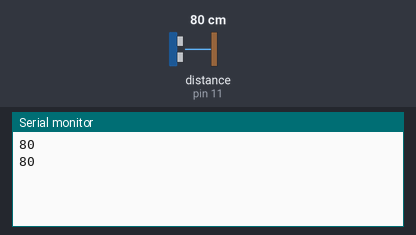
This sketch was run on a simulated Arduino Uno, built with avr-gcc and run on an emulated ATmega328P. Parts: the last lines printed to the serial monitor. Wiring (inferred from the names in the program): ultrasonic range finder: trigger pin 12; echo pin 11. The inputs (shaded band) are chosen by the test bench; at power-on: distance to the obstacle (sensor on pin 11) 80 cm. The echo pulse lasts 58.3 µs per cm.

Above: at 1.8 s.
1.9 s: distance to the obstacle (sensor on pin 11) set to 2 cm
At 2.4 s:
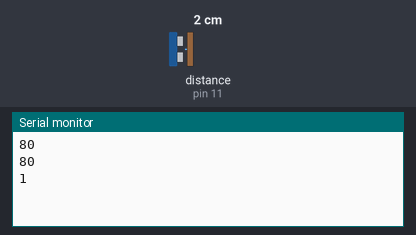
3.4 s: distance to the obstacle (sensor on pin 11) set to 4 cm
At 4.8 s:
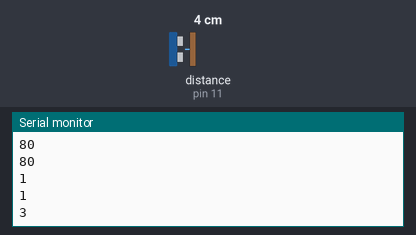
Timing chart, 0 to 6.4 s (numbered marks = the images above; inputs shaded):
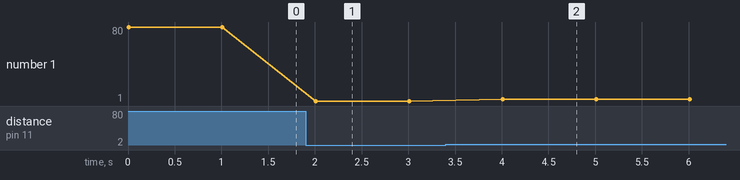

Measured:
- after the input at 1.9 s, the serial monitor: prints a new line after 0.11 s (image 1)
- after the input at 3.4 s, the serial monitor: prints a new line after 0.61 s (image 2)
- plotted number 1: 80 → 1 after the input at 1.9 s, 1 → 3 after the input at 3.4 s

The sketch:

ultrasonic_sensor_sr04_test2.ino
```cpp
#define trig 12
#define echo 11
long duration, distance;
void setup() {
  // put your setup code here, to run once:
  pinMode(trig, OUTPUT);
  pinMode(echo, INPUT);
  //pinMode(trig, OUTPUT);
  Serial.begin(9600);
}

void loop() {
  // put your main code here, to run repeatedly:
  digitalWrite(trig,LOW);
  delayMicroseconds(2);
  digitalWrite(trig,HIGH);
  delayMicroseconds(10);
  digitalWrite(trig,LOW);
  duration= pulseIn(echo,HIGH);
  distance=duration/58;
  Serial.print(distance);
  Serial.print("\n");
  delay(1000);
}
```
